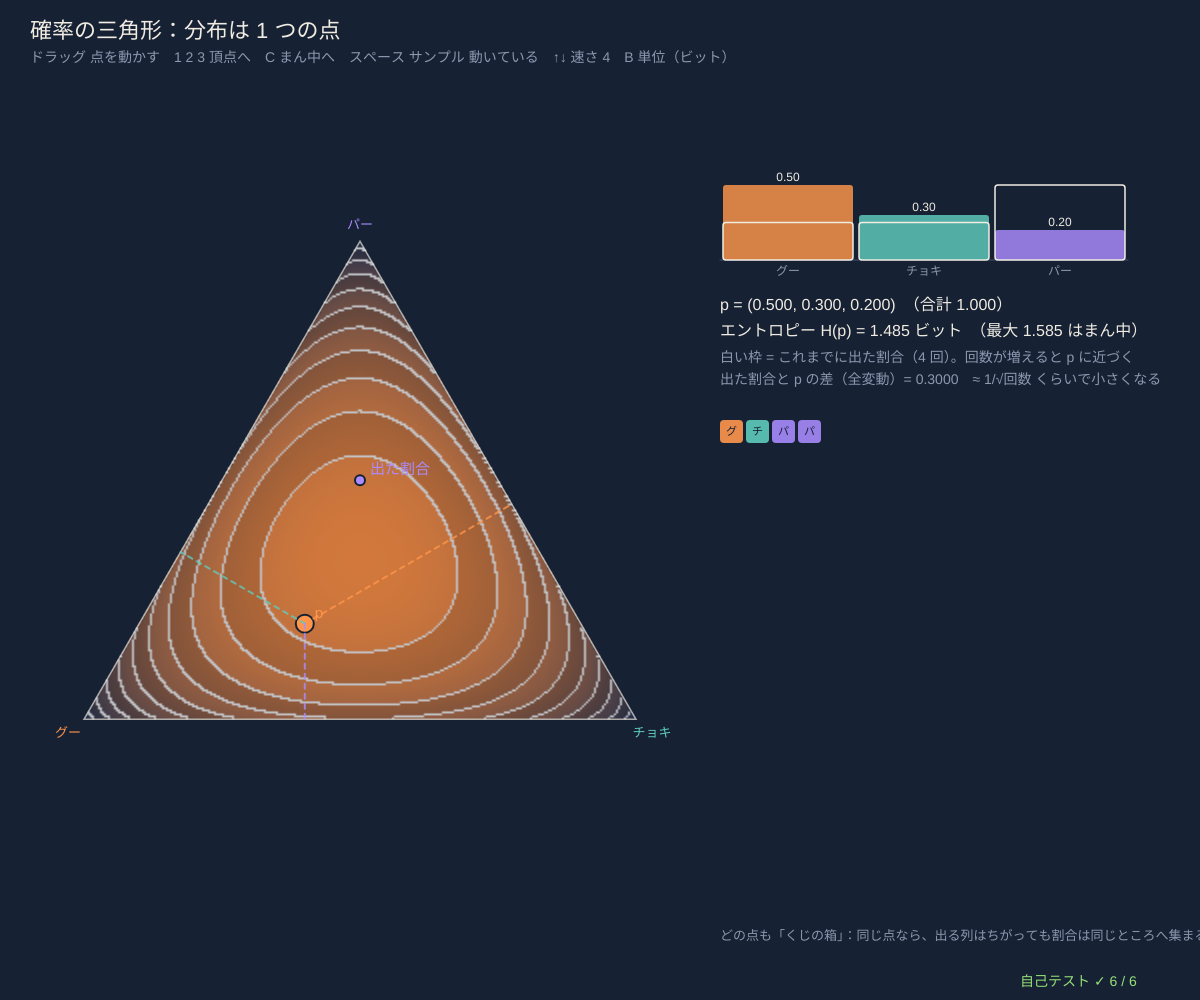
Frame 1 (no input)
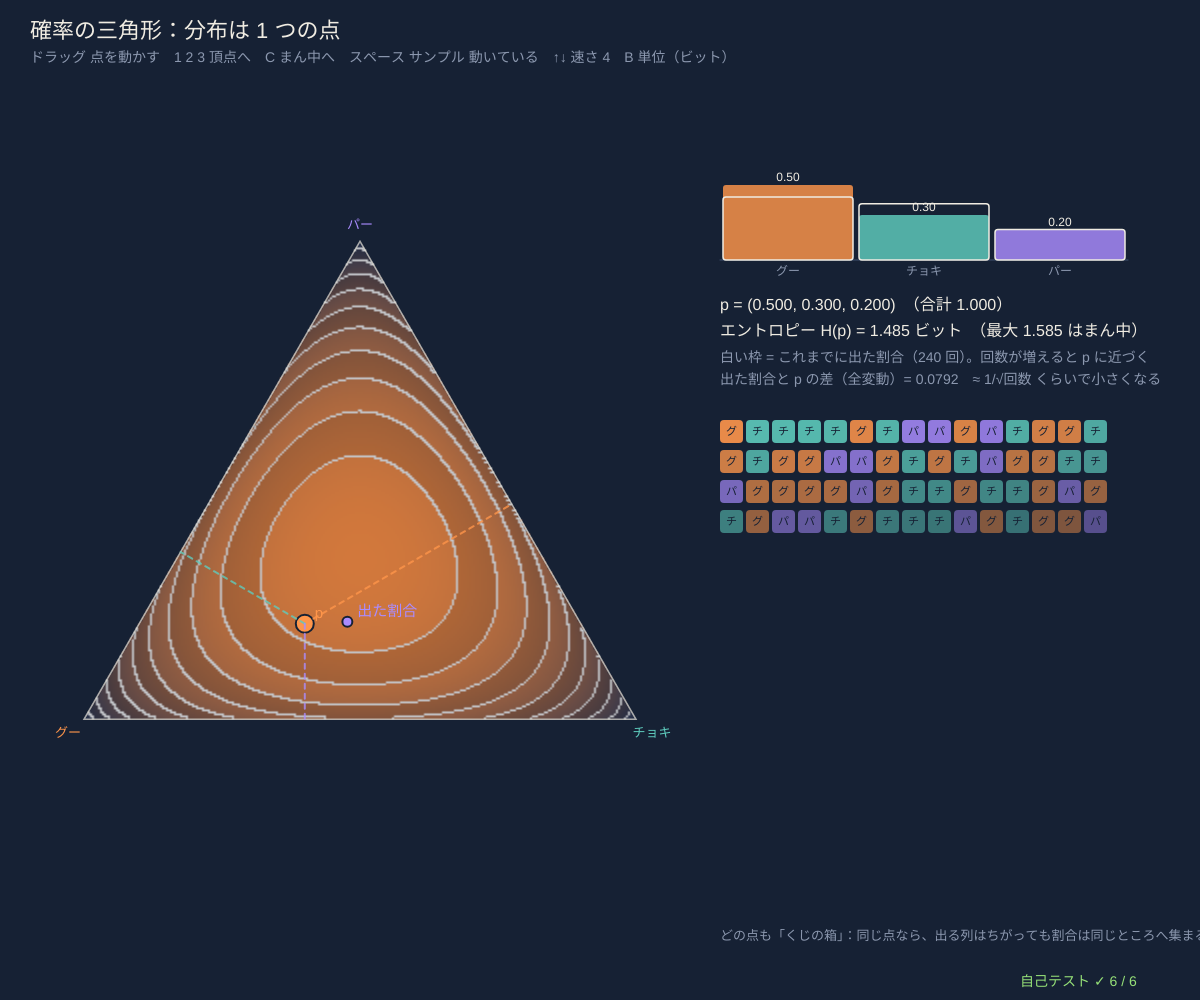
Frame 60 (no input)
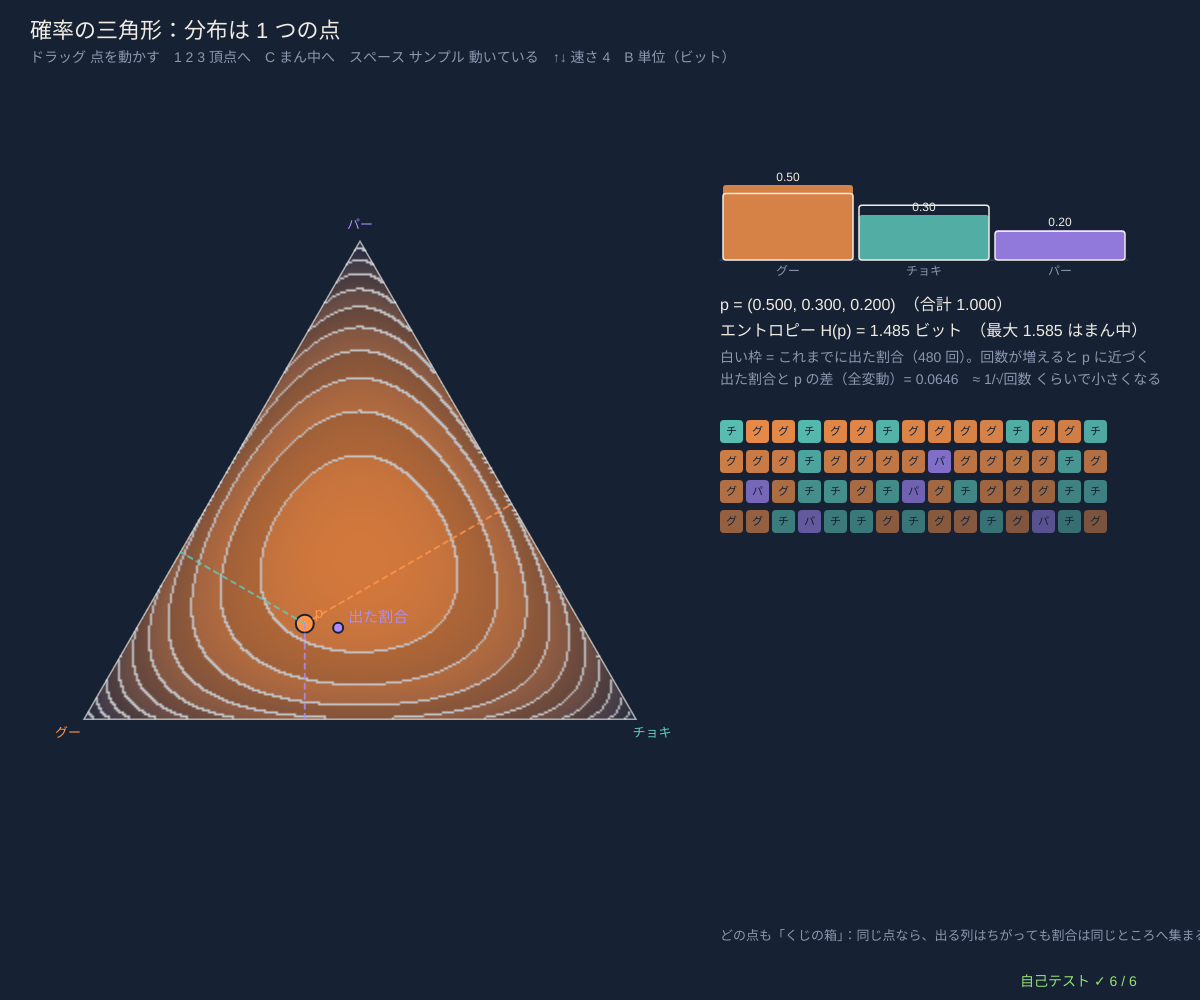
Frame 120 (the mouse pressed at the canvas centre since frame 60)

The p5.js sketch that drew these frames (run headless with seeded random() and noise() and a simulated clock; from frame 60 on, the mouse is pressed at the canvas centre):

// p5.js sketch
// ── sketch.js
// ============================================
// 00 確率の三角形 ─ 3 つの結果（グー・チョキ・パー）の確率 (p1, p2, p3) は、合計が 1 なので正三角形の中の「1 つの点」
// 頂点 = 必ずその結果、まん中 = 3 つが同じ確率。背景の等高線はエントロピー H(p) = −Σ p log p（偏りの少なさ）
// 「分布は点、分布の集まりは図形」。その図形の形や距離を調べるのが情報幾何学（コイン 1 枚のエントロピーはシリーズ 6 の 01）
// ドラッグ 点を動かす / スペース サンプルを止める・動かす / 1 2 3 頂点へ / C まん中へ / ↑↓ サンプルの速さ / B ビット ⇔ ナット
// ============================================

const NAMES = ['グー', 'チョキ', 'パー'];   // ★ 3 つの結果の名前
const SAMPLE_N = 60;                     // ★ 右下に並べるサンプルの数
let pCur = [0.5, 0.3, 0.2], fr, field = null, dragging = false, samples = [], counts = [0, 0, 0], total = 0, running = true, speed = 4, useBits = true;

function setup() {
  createCanvas(windowWidth, windowHeight);
  seedRng(7); selfTest(); layout();
}
function windowResized() { resizeCanvas(windowWidth, windowHeight); layout(); }
function layout() {
  let side = Math.min(width * 0.46, (height - 170) * 1.1);
  fr = simplexFrame(width * 0.3, height * 0.56, side);
  freeField(field);
  // ★ エントロピーの等高線：最大 log 3 ≈ 1.10 ナット。間隔 0.1
  field = simplexField(fr, entropyH, { level: 0.1, vmax: Math.log(3), c0: [30, 45, 75], c1: [210, 120, 60] });
}

function draw() {
  background(...BG);
  hudTitle('確率の三角形：分布は 1 つの点', 'ドラッグ 点を動かす　1 2 3 頂点へ　C まん中へ　スペース サンプル ' + (running ? '動いている' : '止めた') + '　↑↓ 速さ ' + speed + '　B 単位（' + (useBits ? 'ビット' : 'ナット') + '）');
  drawField(field); drawSimplexFrame(fr, NAMES);
  // 3 つの辺は「どれか 1 つが 0」の分布。辺の上ではその結果は一度も出ない
  if (running) for (let k = 0; k < speed; k++) addSample();
  let emp = total > 0 ? counts.map((c) => c / total) : [1 / 3, 1 / 3, 1 / 3];
  simplexDot(fr, emp, VIOLET, 10, '出た割合');
  simplexDot(fr, pCur, ORANGE, 18, 'p');
  // 点から 3 つの辺への垂線：長さが確率に比例する（高さ × p_i）
  let [px, py] = baryToXY(fr, pCur);
  for (let i = 0; i < 3; i++) {
    let a = fr.v[(i + 1) % 3], b = fr.v[(i + 2) % 3], t = ((px - a[0]) * (b[0] - a[0]) + (py - a[1]) * (b[1] - a[1])) / ((b[0] - a[0]) ** 2 + (b[1] - a[1]) ** 2);
    stroke(...OUTC[i], 200); strokeWeight(2); drawingContext.setLineDash([5, 5]); line(px, py, a[0] + t * (b[0] - a[0]), a[1] + t * (b[1] - a[1])); drawingContext.setLineDash([]);
  }
  // ---- 右側：棒グラフ・数値・サンプル列
  let rx = width * 0.6, rw = width * 0.34, H = entropyH(pCur), unit = useBits ? ' ビット' : ' ナット', cv = useBits ? 1 / Math.LN2 : 1;
  drawBars(pCur, { x: rx, y: 110, w: rw, h: 150 }, { names: NAMES, ghost: emp });
  noStroke(); fill(...INK); textSize(16); textAlign(LEFT, BASELINE);
  text('p = ' + fmtP(pCur, 3) + '　（合計 ' + fmtN(pCur[0] + pCur[1] + pCur[2], 3) + '）', rx, 310);
  text('エントロピー H(p) = ' + fmtN(H * cv, 3) + unit + '　（最大 ' + fmtN(Math.log(3) * cv, 3) + ' はまん中）', rx, 336);
  fill(...DIMC); textSize(14);
  text('白い枠 = これまでに出た割合（' + total + ' 回）。回数が増えると p に近づく', rx, 362);
  text('出た割合と p の差（全変動）= ' + fmtN(tvDist(emp, pCur), 4) + '　≈ 1/√回数 くらいで小さくなる', rx, 384);
  // サンプルの列（新しいほど左）
  let cw = Math.min(26, rw / 15);
  for (let k = 0; k < samples.length; k++) {
    let x = rx + (k % 15) * cw, y = 420 + Math.floor(k / 15) * (cw + 4);
    noStroke(); fill(...OUTC[samples[k]], 230 - k * 2); rect(x, y, cw - 3, cw - 3, 4);
    fill(...BG); textSize(11); textAlign(CENTER, CENTER); text(NAMES[samples[k]][0], x + (cw - 3) / 2, y + (cw - 3) / 2);
  }
  fill(...DIMC); textSize(13); textAlign(LEFT, BASELINE);
  text('どの点も「くじの箱」：同じ点なら、出る列はちがっても割合は同じところへ集まる', rx, height - 60);
  drawSelfTest(width - 180, height - 14);
}
function addSample() {
  let i = sampleIndex(pCur); samples.unshift(i); if (samples.length > SAMPLE_N) samples.pop();
  counts[i]++; total++;
  if (total > 20000) { counts = counts.map((c) => c / 2); total = counts[0] + counts[1] + counts[2]; total = Math.round(total); }
}
function setP(p) { pCur = clampSimplex(p, 0); counts = [0, 0, 0]; total = 0; }
function mousePressed() { let [x, y] = baryToXY(fr, pCur); dragging = dist(mouseX, mouseY, x, y) < 40 || Math.min(...xyToBary(fr, mouseX, mouseY)) >= 0; mouseDragged(); }
function mouseDragged() { if (dragging) setP(xyToBary(fr, mouseX, mouseY)); }
function mouseReleased() { dragging = false; }
function keyPressed() {
  if (key === '1') setP([1, 0, 0]);
  if (key === '2') setP([0, 1, 0]);
  if (key === '3') setP([0, 0, 1]);
  if (key === 'c' || key === 'C') setP([1 / 3, 1 / 3, 1 / 3]);
  if (key === ' ') running = !running;
  if (key === UP_ARROW) speed = Math.min(40, speed + 1);
  if (key === DOWN_ARROW) speed = Math.max(1, speed - 1);
  if (key === 'b' || key === 'B') useBits = !useBits;
  return false;
}

// ---- 自己テスト
function selfTest() {
  selfTestResults = [];
  let f = simplexFrame(400, 400, 300), okRound = true, okMax = true, okSum = true;
  seedRng(11);
  for (let k = 0; k < 300; k++) {
    let p = rndDist(3), [x, y] = baryToXY(f, p), b = xyToBary(f, x, y);
    if (Math.max(...b.map((v, i) => Math.abs(v - p[i]))) > 1e-12) okRound = false;
    if (Math.abs(b[0] + b[1] + b[2] - 1) > 1e-12) okSum = false;
    if (entropyH(p) > Math.log(3) + 1e-12) okMax = false;
  }
  check('三角形の点 ⇔ (p1, p2, p3) の行き来が 300 個の分布で一致（誤差 1e-12）、合計はいつも 1', okRound && okSum);
  check('頂点 = 必ず 1 つの結果、まん中 = (1/3, 1/3, 1/3)', [0, 1, 2].every((i) => { let b = xyToBary(f, f.v[i][0], f.v[i][1]); return Math.abs(b[i] - 1) < 1e-12; }) && Math.abs(xyToBary(f, f.cx, f.cy)[0] - 1 / 3) < 1e-12);
  check('エントロピー：頂点で 0、まん中で log 3 = ' + fmtN(Math.log(3), 4) + '、300 個のでたらめな分布はどれも log 3 以下', entropyH([1, 0, 0]) === 0 && Math.abs(entropyH([1 / 3, 1 / 3, 1 / 3]) - Math.log(3)) < 1e-12 && okMax);
  check('コイン（p, 1−p, 0）のエントロピーは p = 0.5 で 1 ビット（シリーズ 6 の 01 と同じ）', Math.abs(bitsOf(entropyH([0.5, 0.5, 0])) - 1) < 1e-12);
  seedRng(5); let c = [0, 0, 0], p = [0.5, 0.3, 0.2], n = 100000;
  for (let k = 0; k < n; k++) c[sampleIndex(p)]++;
  check('10 万回サンプルすると出た割合は p から 0.01 以内（' + fmtP(c.map((v) => v / n), 3) + '）', c.every((v, i) => Math.abs(v / n - p[i]) < 0.01));
  let g = 0; for (let k = 0; k <= 1000; k++) { let t = k / 1000, q = [t * 0.6, t * 0.4, 1 - t]; g = Math.max(g, entropyH(q)); }
  check('辺から辺へ動くとエントロピーは途中で最大になり、端の値（0）より大きい', g > 0.9 && entropyH([0, 0, 1]) === 0);
  reportSelfTest();
}

// ---------- やってみよう ----------
// 1. 点を辺の上に置くと、どの結果が一度も出なくなる？ 頂点の近くでは列はどう見える？
// 2. エントロピーが同じ値の点を 3 つ探そう（同じ等高線の上）。棒グラフはどれくらいちがう？
// 3. SAMPLE_N を 300 にして、まん中と頂点の近くで「出た割合」の点の揺れ方を比べよう
// 4. 4 つの結果なら三角形ではなく正四面体（三角すい）の中の点になる。何次元の図形になる？
// 5. 次の 01 では、2 つの点の「近さ」を KL ダイバージェンスで測る

// ==================================================
// ここから下は「情報幾何の道具」（中身は読まなくても OK。消さないでね）
// ==================================================
// ---- 色と小さな道具（等高線地図の色）
const BG = [22, 33, 52];                // 背景（深いスレートブルー）
const INK = [240, 236, 226];            // 文字（紙の白）
const ORANGE = [255, 150, 75], VIOLET = [170, 140, 255], TEAL = [95, 205, 190], ROSE = [255, 110, 125], LIME = [150, 225, 120], SAND = [235, 210, 150];
const DIMC = [140, 152, 175], PANEL = [32, 46, 70], WIRE = [62, 80, 110];
const OUTC = [[255, 150, 75], [95, 205, 190], [170, 140, 255], [235, 210, 150], [255, 110, 125], [150, 225, 120], [120, 175, 255], [230, 140, 210]];   // 結果ごとの色
function clampv(v, a, b) { return v < a ? a : v > b ? b : v !== v ? a : v; }     // NaN なら a に戻す
function fmtN(v, d) { if (typeof v !== 'number' || v !== v) return '?'; if (!isFinite(v)) return v > 0 ? '∞' : '−∞'; return v.toFixed(d === undefined ? 2 : d); }
function fmtP(p, d) { return '(' + p.map((v) => fmtN(v, d === undefined ? 2 : d)).join(', ') + ')'; }
function hudTitle(t, sub) {              // 左上のタイトルと操作の説明
  noStroke(); fill(...INK); textSize(22); textAlign(LEFT, BASELINE); text(t, 30, 38);
  fill(...DIMC); textSize(14); textLeading(19); text(sub, 30, 62);
}
function inRect(x, y, r) { return x >= r.x && x <= r.x + r.w && y >= r.y && y <= r.y + r.h; }
function drawField(f) { if (f) image(f.img, f.x, f.y, f.w, f.h); }   // 等高線の地図（画像）を描く
function freeField(f) { if (f && f.img) f.img.remove(); }
// ---- 種つきの乱数（同じ種なら毎回同じ列 → 実験をくり返せる）
let rngState = 1;
function seedRng(s) { rngState = (s >>> 0) || 1; }
function rnd() {                       // 0〜1 の一様乱数（mulberry32）
  rngState = (rngState + 0x6d2b79f5) >>> 0;
  let t = rngState;
  t = Math.imul(t ^ (t >>> 15), t | 1);
  t ^= t + Math.imul(t ^ (t >>> 7), t | 61);
  return ((t ^ (t >>> 14)) >>> 0) / 4294967296;
}
function gaussRnd() { let u = 1 - rnd(), v = rnd(); return Math.sqrt(-2 * Math.log(u)) * Math.cos(2 * Math.PI * v); }   // 標準正規分布（ボックス-ミュラー法）
function rndDist(k, floor) {            // でたらめな確率分布（k 個、どれも floor 以上）
  let p = []; for (let i = 0; i < k; i++) p.push(-Math.log(1 - rnd()) + 1e-9);
  return mixFloor(normP(p), floor || 0);
}
function sampleIndex(p) { let u = rnd(), c = 0; for (let i = 0; i < p.length; i++) { c += p[i]; if (u < c) return i; } return p.length - 1; }
// ---- 情報の道具：確率分布 p = [p1, p2, ...]（合計 1）。log(0) は 0·log 0 = 0 として扱う
const TINY = 1e-300;
function normP(p) { let s = 0; for (let v of p) s += Math.max(0, v); if (!(s > 0)) return p.map(() => 1 / p.length); return p.map((v) => Math.max(0, v) / s); }
function mixFloor(p, f) { if (!f) return p; return normP(p.map((v) => Math.max(v, f))); }   // どの確率も f 以上に（0 を避ける）
function safeLog(v) { return Math.log(Math.max(v, TINY)); }
function entropyH(p) { let h = 0; for (let v of p) if (v > 0) h -= v * Math.log(v); return h; }           // エントロピー（ナット）
function divKL(p, q) {                  // KL ダイバージェンス D(p‖q)（ナット）。q が 0 で p > 0 なら ∞
  let d = 0;
  for (let i = 0; i < p.length; i++) { if (p[i] <= 0) continue; if (q[i] <= 0) return Infinity; d += p[i] * Math.log(p[i] / q[i]); }
  return Math.max(0, d);
}
function crossH(p, q) { let h = 0; for (let i = 0; i < p.length; i++) if (p[i] > 0) h -= p[i] * safeLog(q[i]); return h; }  // 交差エントロピー
function bhatta(p, q) { let s = 0; for (let i = 0; i < p.length; i++) s += Math.sqrt(Math.max(0, p[i] * q[i])); return Math.min(1, s); }
function fisherRao(p, q) { return 2 * Math.acos(clampv(bhatta(p, q), -1, 1)); }                          // フィッシャー-ラオ距離 = 球の大円の長さ
function hellingerSq(p, q) { let s = 0; for (let i = 0; i < p.length; i++) { let d = Math.sqrt(p[i]) - Math.sqrt(q[i]); s += d * d; } return s; }   // Σ(√p − √q)²
function tvDist(p, q) { let s = 0; for (let i = 0; i < p.length; i++) s += Math.abs(p[i] - q[i]); return s / 2; }
function alphaDiv(p, q, a) {            // α-ダイバージェンス（甘利の流儀）。α → −1 で D(p‖q)、α → +1 で D(q‖p)
  if (Math.abs(a + 1) < 1e-12) return divKL(p, q);
  if (Math.abs(a - 1) < 1e-12) return divKL(q, p);
  let s = 0, ea = (1 - a) / 2, eb = (1 + a) / 2;
  for (let i = 0; i < p.length; i++) s += Math.pow(Math.max(p[i], 0), ea) * Math.pow(Math.max(q[i], 0), eb);
  return Math.max(0, (4 / (1 - a * a)) * (1 - s));
}
function mixM(p, q, t) { return p.map((v, i) => (1 - t) * v + t * q[i]); }                       // m-測地線：確率をそのまま混ぜる
function mixE(p, q, t) { return normP(p.map((v, i) => Math.exp((1 - t) * safeLog(v) + t * safeLog(q[i])))); }   // e-測地線：対数で混ぜて正規化
function mixAlpha(p, q, t, a) {         // α-測地線：u^((1−α)/2) で混ぜて正規化（α = −1 は m、α = +1 は e）
  if (Math.abs(a - 1) < 1e-9) return mixE(p, q, t);
  let ex = (1 - a) / 2;
  return normP(p.map((v, i) => Math.pow((1 - t) * Math.pow(v, ex) + t * Math.pow(q[i], ex), 1 / ex)));
}
function bitsOf(nat) { return nat / Math.LN2; }
// ---- 確率の三角形（3 つの結果）：頂点 1 = 左下、2 = 右下、3 = 上。点 = 確率で重みをつけた頂点の平均（重心座標）
function simplexFrame(cx, cy, side) {
  let h = (side * Math.sqrt(3)) / 2;
  return { cx, cy, side, v: [[cx - side / 2, cy + h / 3], [cx + side / 2, cy + h / 3], [cx, cy - (2 * h) / 3]] };
}
function baryToXY(fr, p) { let x = 0, y = 0; for (let i = 0; i < 3; i++) { x += p[i] * fr.v[i][0]; y += p[i] * fr.v[i][1]; } return [x, y]; }
function xyToBary(fr, x, y) {           // 画面の点 → (p1, p2, p3)（三角形の外なら一番近い所へ寄せる）
  let [a, b, c] = fr.v, det = (b[1] - c[1]) * (a[0] - c[0]) + (c[0] - b[0]) * (a[1] - c[1]);
  let l1 = ((b[1] - c[1]) * (x - c[0]) + (c[0] - b[0]) * (y - c[1])) / det;
  let l2 = ((c[1] - a[1]) * (x - c[0]) + (a[0] - c[0]) * (y - c[1])) / det;
  return [l1, l2, 1 - l1 - l2];
}
function clampSimplex(p, f) { return mixFloor(normP(p), f === undefined ? 0.002 : f); }
function drawSimplexFrame(fr, names) {  // 三角形のふちと頂点の名前
  noFill(); stroke(...INK, 170); strokeWeight(1.5);
  triangle(fr.v[0][0], fr.v[0][1], fr.v[1][0], fr.v[1][1], fr.v[2][0], fr.v[2][1]);
  noStroke(); textSize(13); textAlign(CENTER, CENTER);
  let off = [[-16, 14], [16, 14], [0, -16]];
  for (let i = 0; i < 3; i++) { fill(...OUTC[i]); text(names ? names[i] : '結果 ' + (i + 1), fr.v[i][0] + off[i][0], fr.v[i][1] + off[i][1]); }
}
function simplexPath(fr, ps, col, w) {  // 分布の列を三角形の上の折れ線に（空なら何もしない）
  if (!ps || ps.length < 2) return;
  noFill(); stroke(...col); strokeWeight(w || 2.5); beginShape();
  for (let p of ps) { let [x, y] = baryToXY(fr, p); vertex(x, y); }
  endShape(); noStroke();
}
function simplexDot(fr, p, col, r, name) {
  let [x, y] = baryToXY(fr, p);
  stroke(...BG); strokeWeight(2); fill(...col); circle(x, y, r || 14);
  if (name) { noStroke(); fill(...col); textSize(15); textAlign(LEFT, CENTER); text(name, x + 10, y - 10); }
}
// ★ 等高線の地図：三角形の中の各点で fn(p) を計算し、levels の間隔で色の帯と線を描いた画像を作る（半分の解像度）
function simplexField(fr, fn, opt) {
  opt = opt || {};
  let pad = 4, x0 = Math.min(fr.v[0][0], fr.v[2][0]) - pad, y0 = fr.v[2][1] - pad, w = fr.side + 2 * pad, h = fr.v[0][1] - fr.v[2][1] + 2 * pad;
  let res = opt.res || 2, gw = Math.ceil(w / res), gh = Math.ceil(h / res);
  let g = createGraphics(gw, gh); g.pixelDensity(1); g.loadPixels();
  let vals = new Float64Array(gw * gh).fill(NaN), lv = opt.level || 0.1, vmax = opt.vmax || 1, c0 = opt.c0 || [40, 60, 95], c1 = opt.c1 || ORANGE;
  for (let j = 0; j < gh; j++) for (let i = 0; i < gw; i++) {
    let b = xyToBary(fr, x0 + (i + 0.5) * res, y0 + (j + 0.5) * res);
    if (b[0] < 0 || b[1] < 0 || b[2] < 0) continue;
    vals[j * gw + i] = fn(b.map((v) => Math.max(v, 1e-12)));
  }
  for (let j = 0; j < gh; j++) for (let i = 0; i < gw; i++) {
    let k = j * gw + i, v = vals[k], o = 4 * k;
    if (v !== v) { g.pixels[o + 3] = 0; continue; }
    let band = Math.floor(Math.min(v, vmax * 4) / lv), t = clampv(v / vmax, 0, 1), sh = band % 2 ? 0.9 : 1;
    let edge = false, cap = opt.cap || Infinity;   // cap より大きい所には線を描かない（線が混みすぎるので）
    if (v < cap && i + 1 < gw && vals[k + 1] === vals[k + 1] && Math.floor(Math.min(vals[k + 1], vmax * 4) / lv) !== band) edge = true;
    if (v < cap && j + 1 < gh && vals[k + gw] === vals[k + gw] && Math.floor(Math.min(vals[k + gw], vmax * 4) / lv) !== band) edge = true;
    for (let c = 0; c < 3; c++) g.pixels[o + c] = edge ? 245 : (c0[c] + (c1[c] - c0[c]) * t) * sh;
    g.pixels[o + 3] = edge ? 200 : 255;
  }
  g.updatePixels();
  return { img: g, x: x0, y: y0, w: gw * res, h: gh * res };
}
// ---- 棒グラフ（ドラッグで高さを変えられる）
function drawBars(p, r, opt) {          // r = {x, y, w, h}、opt = {cols, names, vmax, ghost（重ねて描く別の分布）}
  opt = opt || {};
  let k = p.length, bw = r.w / k, vmax = opt.vmax || 1;
  stroke(...WIRE); strokeWeight(1); line(r.x, r.y + r.h, r.x + r.w, r.y + r.h);
  for (let i = 0; i < k; i++) {
    let hh = (clampv(p[i], 0, vmax) / vmax) * r.h, col = (opt.cols || OUTC)[i % 8];
    noStroke(); fill(...col, 210); rect(r.x + i * bw + 3, r.y + r.h - hh, bw - 6, hh, 3);
    if (opt.ghost) { let gh = (clampv(opt.ghost[i], 0, vmax) / vmax) * r.h; noFill(); stroke(...INK); strokeWeight(1.5); rect(r.x + i * bw + 3, r.y + r.h - gh, bw - 6, gh, 3); }
    noStroke(); fill(...INK); textSize(12); textAlign(CENTER, BASELINE);
    if (bw >= 30) text(fmtN(p[i], 2), r.x + (i + 0.5) * bw, r.y + r.h - hh - 4);   // 細い棒では数字を省く
    fill(...DIMC); text(opt.names ? opt.names[i] : String(i + 1), r.x + (i + 0.5) * bw, r.y + r.h + 15);
  }
}
function barsDrag(p, r, mx, my, floor) {  // 棒をドラッグ：i 番目の高さを変えて、残りを比例で縮める（合計 1 のまま）
  let k = p.length, i = Math.floor((mx - r.x) / (r.w / k));
  if (i < 0 || i >= k || my < r.y - 30 || my > r.y + r.h + 20) return p;
  let v = clampv((r.y + r.h - my) / r.h, floor || 0.001, 1 - (floor || 0.001) * (k - 1)), rest = 1 - p[i], q = p.slice();
  for (let j = 0; j < k; j++) q[j] = j === i ? v : rest > 1e-9 ? (p[j] / rest) * (1 - v) : (1 - v) / (k - 1);
  return mixFloor(q, floor || 0.001);
}
// ---- 自己テストの道具
let selfTestResults = [];
function check(name, cond) { selfTestResults.push({ name, ok: !!cond }); }
function reportSelfTest() { for (let r of selfTestResults) (r.ok ? console.log : console.error)((r.ok ? '✓ ' : '✗ ') + r.name); }
function selfTestOk() { return selfTestResults.every((r) => r.ok); }
function selfTestLine() { let n = selfTestResults.filter((r) => r.ok).length; return '自己テスト ' + (n === selfTestResults.length ? '✓ ' : '✗ ') + n + ' / ' + selfTestResults.length; }
function drawSelfTest(x, y) { noStroke(); fill(...(selfTestOk() ? LIME : ROSE)); textSize(14); textAlign(LEFT, BASELINE); text(selfTestLine(), x, y); }
